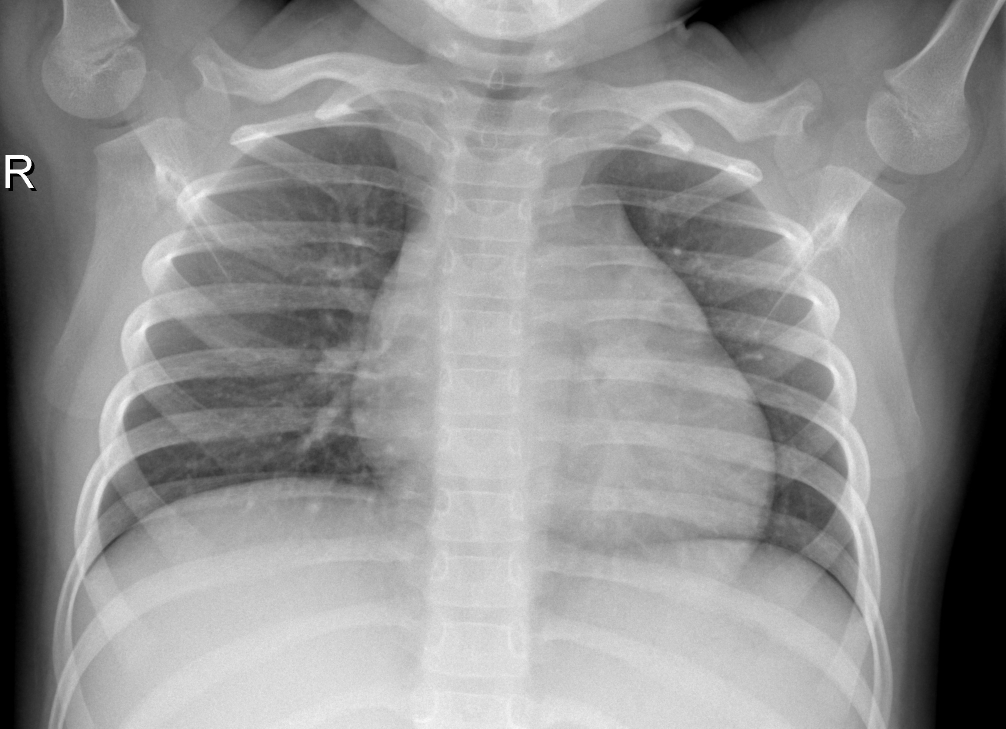
#> input picture data/train/NORMAL/IM-0628-0001.jpeg, 2012 x 1457 px (shown at 1/2 size); its folder holds only this picture in this run
$ jupyter execute process_test.ipynb   (shell and % lines are left out)
#> lines starting #> are read from the running program, lines starting #| are printed output that depends on the picture
[cell 1]
%cd ..

# build data map

[cell 2]
import pandas as pd
from glob import glob
import os
from pathlib import Path

# This script is used to create a DataFrame for the chest X-ray dataset
# The dataset is organized in a specific folder structure
def build_data_map(folder_path):
    imgs_paths = glob(os.path.join(folder_path, "*.jpeg"))
    clas = Path(folder_path).name
    split = Path(folder_path).parent.name
    return pd.DataFrame({
        "imgs": imgs_paths,
        "clas": clas,
        "split": split
    })

test_normal = build_data_map(r"data\chest_xray\chest_xray\test\NORMAL")
test_pneumonia = build_data_map(r"data\chest_xray\chest_xray\test\PNEUMONIA")

train_normal = build_data_map(r"data\chest_xray\chest_xray\train\NORMAL")
train_pneumonia = build_data_map(r"data\chest_xray\chest_xray\train\PNEUMONIA")

val_normal = build_data_map(r"data\chest_xray\chest_xray\val\NORMAL")
val_pneumonia = build_data_map(r"data\chest_xray\chest_xray\val\PNEUMONIA")

[cell 3]
data = pd.concat([
    test_normal,
    test_pneumonia,
    train_normal,
    train_pneumonia,
    val_normal,
    val_pneumonia
], ignore_index=True)

[cell 4]
data

# EDA

[cell 5]
WIDTH = 224
HEIGHT = 224

[cell 6]
from PIL import Image
from pathlib import Path
import pandas as pd
import os

OUTPUT_DIR = "data/resized"

def resize_and_save(row, width, height, output_dir):
#> called with width = 224, height = 224, output_dir = 'data/resized'
    img_path = row["imgs"]
    try:
        img = Image.open(img_path)
#> img is the input picture: PIL image 2012x1457 L; min 0, max 255, mean 144.8
        resized_img = img.resize((width, height))
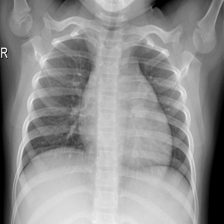
#> resized_img: PIL image 224x224 L; min 0, max 246, mean 144.8

        path = Path(img_path)
        img_name = path.name
        img_clas = path.parent.name
        img_split = path.parent.parent.name

        final_img_name = f"{img_split}_{img_clas}_{img_name}"
        final_img_path = os.path.join(output_dir, final_img_name)

        os.makedirs(output_dir, exist_ok=True)  # إنشاء المجلد إذا لم يكن موجودًا
        resized_img.save(final_img_path)
        print(f"Resized and saved: {final_img_path}")
        print("--------------------")
    except FileNotFoundError as e:
        print(f"Error opening image: {img_path} - {e}")
    except Exception as e:
        print(f"An error occurred processing {img_path}: {e}")

# نفترض أن لديك DataFrame باسم 'data' ومتغيرات WIDTH و HEIGHT
data.apply(lambda row: resize_and_save(row, 224, 224, OUTPUT_DIR), axis=1)

[cell 7]
resize_images_path=[]
OUTPUT_DIR = "data/resized/s"

for i,row in data.iterrows():
    img_path = row["imgs"]
    path = Path(img_path)
    img_name = path.name
    img_clas = path.parent.name
    img_split = path.parent.parent.name

    final_img_name = f"{img_split}_{img_clas}_{img_name}"
    final_img_path = os.path.join(OUTPUT_DIR, final_img_name)
    resize_images_path.append(final_img_path)
